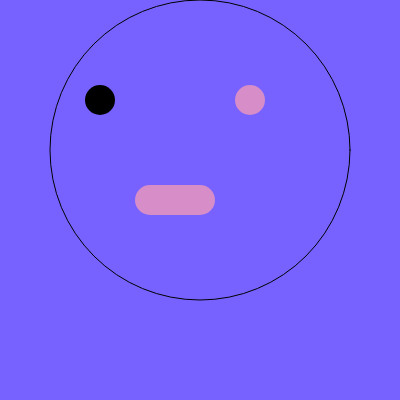
Frame 1 (no input)
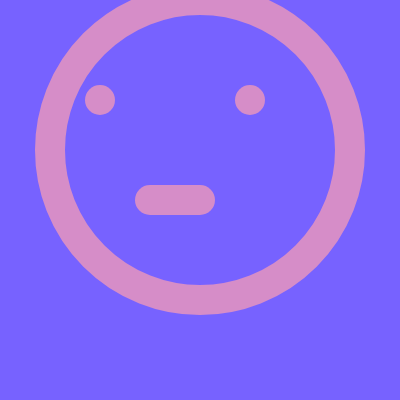
Frame 60 (no input)
Frame 120 (the mouse pressed at the canvas centre since frame 60): identical to frame 60, image omitted

The p5.js sketch that drew these frames (run headless with seeded random() and noise() and a simulated clock; from frame 60 on, the mouse is pressed at the canvas centre):

// p5.js sketch
// ── sketch.js
function setup() {
  createCanvas(400, 400);
}

function draw() {
  background(119, 98, 255);   //background color of circle
  fill(119, 98, 255);         //fill color of circle
 	ellipse(200, 150, 300);			//circle
  strokeWeight(30);						//thickness
  point(100,100)							//Left point
  stroke(214, 141, 200);			//pink color
  point(250,100);							//right point
  line(200, 200, 150, 200);		//mouth thing

}
